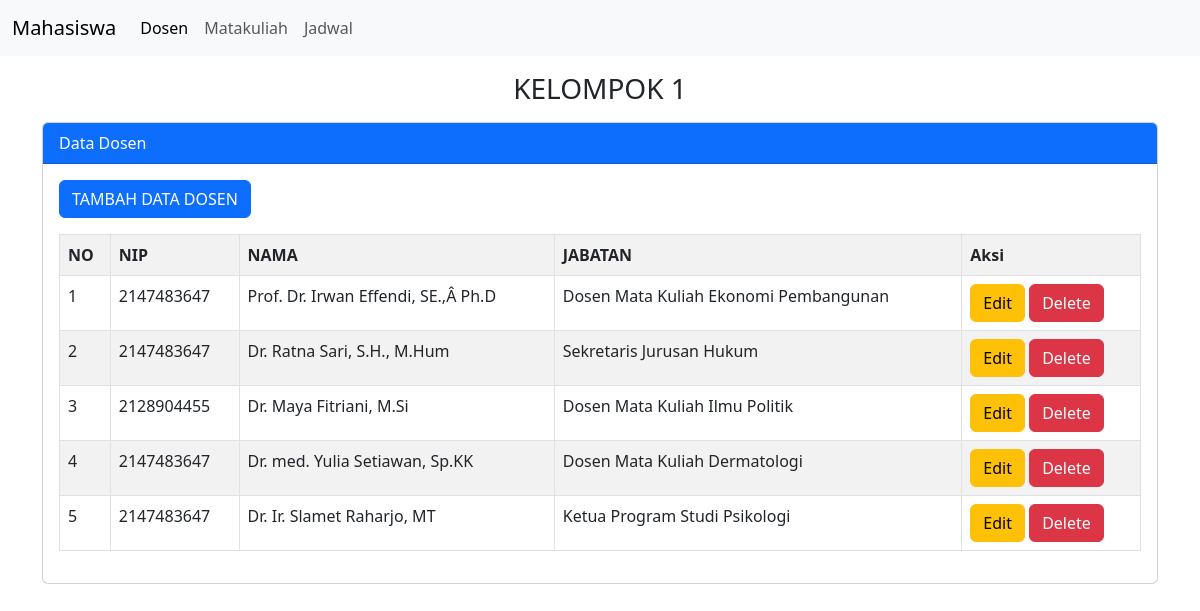
Screenshot of /dosen.php with the database file from the repository.
### tables this page shows
CREATE TABLE `dosen` (
  `id_dosen` int(11) NOT NULL,
  `nip` int(11) DEFAULT NULL,
  `nama` varchar(50) DEFAULT NULL,
  `jabatan` varchar(50) DEFAULT NULL
);

### dosen.php (the view, shortened to what this page needs)
<?php
include "koneksi.php";
?>
<!doctype html>
<html lang="en">
  <head>
    <link href="https://cdn.jsdelivr.net/npm/bootstrap@5.3.0/dist/css/bootstrap.min.css" rel="stylesheet">
  </head>
  <body>
  <nav class="navbar navbar-expand-lg bg-body-tertiary">
  <div class="container-fluid">
    <a class="navbar-brand" href="index.php">Mahasiswa</a>
    <div class="collapse navbar-collapse" id="navbarNav">
      <ul class="navbar-nav">
        <li class="nav-item">
          <a class="nav-link active" aria-current="page" href="dosen.php">Dosen</a>
        </li>
        <li class="nav-item">
          <a class="nav-link" href="matakuliah.php">Matakuliah</a>
        </li>
        <li class="nav-item">
          <a class="nav-link" href="jadwal.php">Jadwal</a>
        </li>
      </ul>
    </div>
  </div>
</nav>
  <div class="container">
    <div class="mt-3">
      <h3 class="text-center">KELOMPOK 1</h3>
    </div>
     <div class="card mt-3">
        <div class="card-header bg-primary text-white">
            Data Dosen
        </div>
        <div class="card-body">
        <button type="button" class="btn btn-primary mb-3" data-bs-toggle="modal" data-bs-target="#modalTambah">
        TAMBAH DATA DOSEN
        </button>
        <table class="table table-bordered table-striped table-hover">
            <tr>
                <th>NO</th>
                <th>NIP</th>
                <th>NAMA</th>
                <th>JABATAN</th>
                <th>Aksi</th>
            </tr>
            <?php
            $no = 1;
            $tampil = mysqli_query($koneksi, "SELECT * FROM dosen ORDER BY id_dosen DESC");
            while ($data = mysqli_fetch_array($tampil)):
            ?>
            <tr>
                <td><?= $no++ ?></td>
                <td><?= $data['nip'] ?></td>
                <td><?= $data['nama'] ?></td>
                <td><?= $data['jabatan'] ?></td>
                <td>
                 <a href="#" class="btn btn-warning" data-bs-toggle="modal" data-bs-target="#modalUbah<?= $no ?>">Edit</a>
                <a href="#" class="btn btn-danger" data-bs-toggle="modal" data-bs-target="#modalHapus<?= $no ?>">Delete</a>
                </td>
            </tr>
            </div>
            </div>
            <?php endwhile; ?>
  </body>
</html>

### rows the page displays
dosen: nip "2147483647", nama "Prof. Dr. Irwan Effendi, SE.,Â Ph.D", jabatan "Dosen Mata Kuliah Ekonomi Pembangunan"
dosen: nip "2147483647", nama "Dr. Ratna Sari, S.H., M.Hum", jabatan "Sekretaris Jurusan Hukum"
dosen: nip "2128904455", nama "Dr. Maya Fitriani, M.Si", jabatan "Dosen Mata Kuliah Ilmu Politik"
dosen: nip "2147483647", nama "Dr. med. Yulia Setiawan, Sp.KK", jabatan "Dosen Mata Kuliah Dermatologi"
dosen: nip "2147483647", nama "Dr. Ir. Slamet Raharjo, MT", jabatan "Ketua Program Studi Psikologi"
